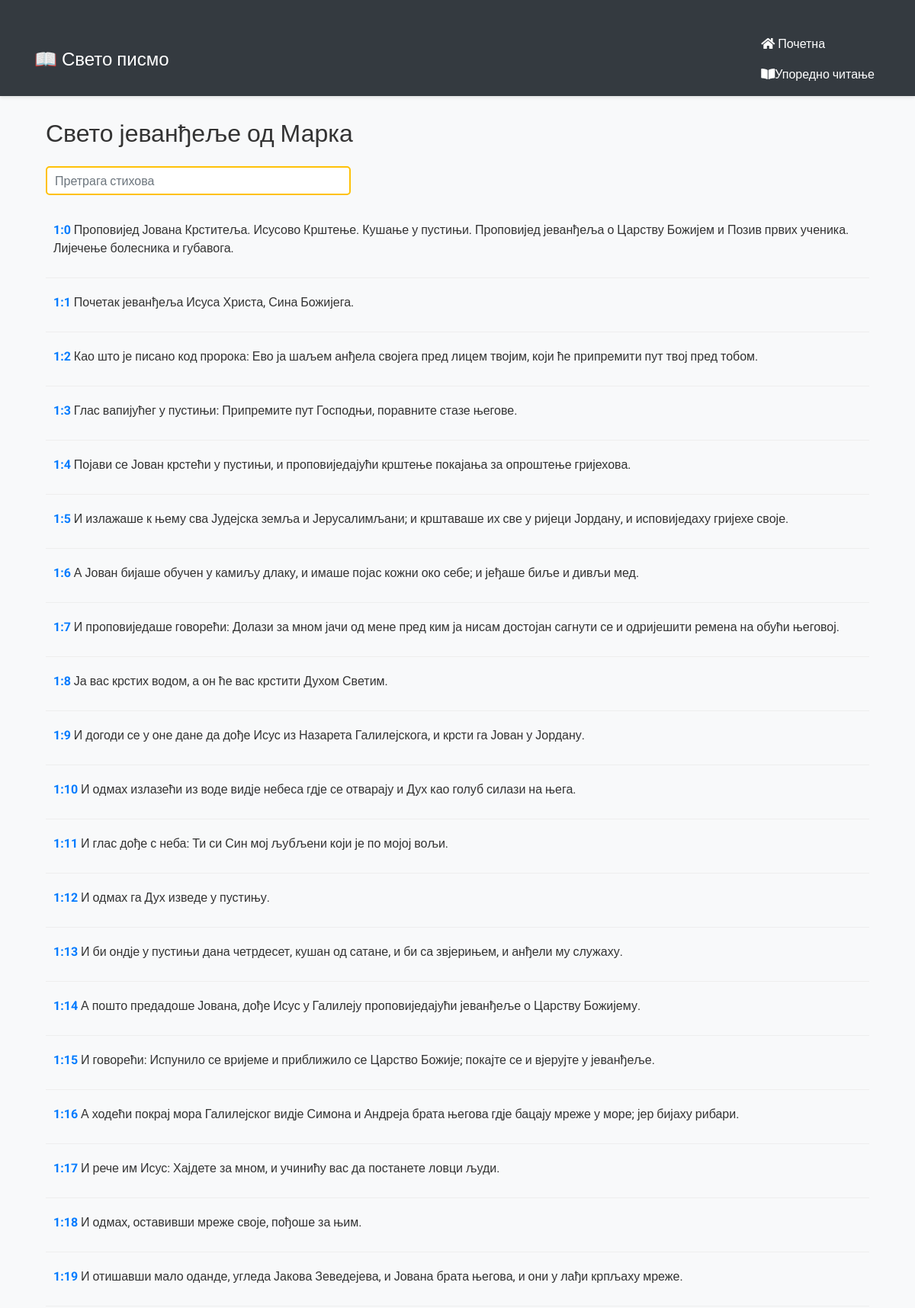
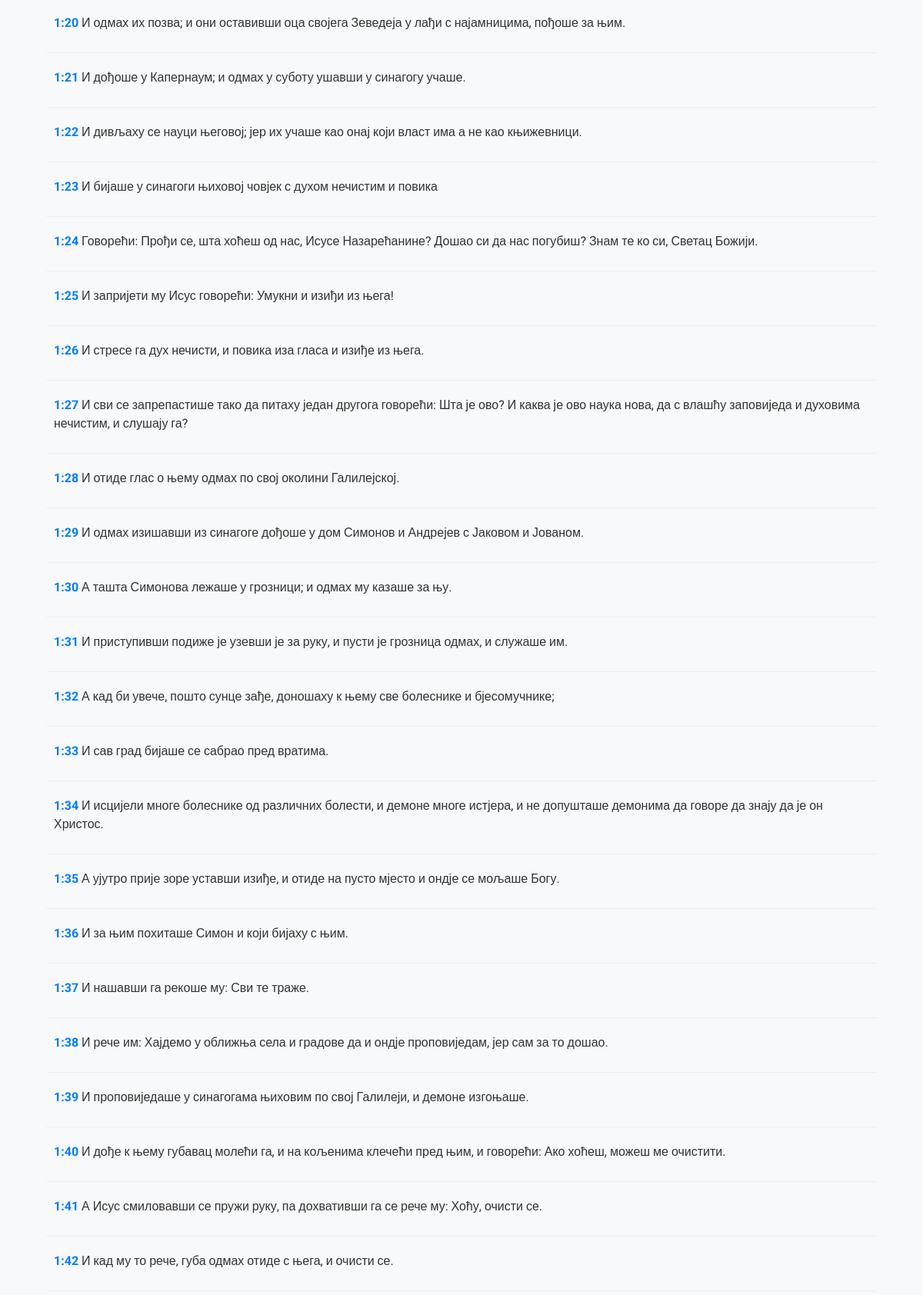
Page /books/51/ (upper part) on the committed database (2 pictures, top to bottom).
### verse_fetcher/models.py (models this page shows, shortened)
class Books(models.Model):
    id = models.AutoField(primary_key=True)  # Explicit primary key
    acronym = models.TextField()
    title = models.TextField()
    class Meta:
        managed = False  # Keep this if you don't want Django to manage the table
        db_table = 'books'

class Verses(models.Model):
    id = models.AutoField(primary_key=True)  # Explicit primary key
    book = models.ForeignKey(Books, on_delete=models.CASCADE)  # Fix on_delete behavior
    chapter = models.IntegerField()
    verse_number = models.IntegerField()
    verse = models.TextField(blank=True, null=True)
    class Meta:
        managed = False  # Keep this if you don't want Django to manage the table
        db_table = 'verses'
        ordering = ['chapter', 'verse_number']

### web_page/views.py (the view)
# urls.py: path('books/<int:book_id>/', views.show_book, name='show_book'),
def show_book(request, book_id):
    book = Books.objects.get(id=book_id)
    verses = Verses.objects.filter(book=book)
    return render(request, "web_page/book.html", {
        "book": book,
        "verses": verses
    })

### web_page/templates/web_page/book.html (shortened to what this page needs)
{% extends "web_page/layout.html" %}
{% block body %}
<div class="container">
    <h2 class="my-4">{{ book.title }}</h2>
    <div class="search-container my-4">
    <input type="text" id="searchBar" placeholder="Претрага стихова" class="form-control">
</div>
    {% for verse in verses %}
    <div class="verse">
        <p>
            <strong class="chapter-verse">{{ verse.chapter }}:{{ verse.verse_number }}</strong>
            <span class="verse-text">{{ verse.verse }}</span>
        </p>
    </div>
    {% endfor %}
</div>
{% endblock %}

### web_page/templates/web_page/layout.html (style rules this page uses)
body { font-family: 'Roboto', sans-serif; background-color: #f8f9fa; color: #333; }
.container { margin-top: 30px; }
.search-container { flex: 1; }
.search-container input { padding: 10px; border: 2px solid #ffc107; border-radius: 5px; font-size: 16px; width: 100%; max-width: 400px; background-color: #fff; color: #333; transition: border-color 0.3s ease; }
.verse { margin-bottom: 10px; padding: 10px; border-bottom: 1px solid #eee; }
.verse strong { color: #007bff; }

### rows in the picture
Books: title "Свето јеванђеље од Марка"
Verses: chapter "1", verse_number "0", verse "Проповијед Јована Крститеља. Исусово Крштење. Кушање у пустињи. Проповијед јеванђеља о Царству Божијем и Позив првих ученика. Лијечење болесника и губавога."
Verses: chapter "1", verse_number "1", verse "Почетак јеванђеља Исуса Христа, Сина Божијега."
Verses: chapter "1", verse_number "2", verse "Као што је писано код пророка: Ево ја шаљем анђела својега пред лицем твојим, који ће припремити пут твој пред тобом."
Verses: chapter "1", verse_number "3", verse "Глас вапијућег у пустињи: Припремите пут Господњи, поравните стазе његове."
Verses: chapter "1", verse_number "4", verse "Појави се Јован крстећи у пустињи, и проповиједајући крштење покајања за опроштење гријехова."
Verses: chapter "1", verse_number "5", verse "И излажаше к њему сва Јудејска земља и Јерусалимљани; и крштаваше их све у ријеци Јордану, и исповиједаху гријехе своје."
Verses: chapter "1", verse_number "6", verse "А Јован бијаше обучен у камиљу длаку, и имаше појас кожни око себе; и јеђаше биље и дивљи мед."
Verses: chapter "1", verse_number "7", verse "И проповиједаше говорећи: Долази за мном јачи од мене пред ким ја нисам достојан сагнути се и одријешити ремена на обући његовој."
Verses: chapter "1", verse_number "8", verse "Ја вас крстих водом, а он ће вас крстити Духом Светим."
Verses: chapter "1", verse_number "9", verse "И догоди се у оне дане да дође Исус из Назарета Галилејскога, и крсти га Јован у Јордану."
Verses: chapter "1", verse_number "10", verse "И одмах излазећи из воде видје небеса гдје се отварају и Дух као голуб силази на њега."
Verses: chapter "1", verse_number "11", verse "И глас дође с неба: Ти си Син мој љубљени који је по мојој вољи."
Verses: chapter "1", verse_number "12", verse "И одмах га Дух изведе у пустињу."
Verses: chapter "1", verse_number "13", verse "И би ондје у пустињи дана четрдесет, кушан од сатане, и би са звјерињем, и анђели му служаху."
Verses: chapter "1", verse_number "14", verse "А пошто предадоше Јована, дође Исус у Галилеју проповиједајући јеванђеље о Царству Божијему."
Verses: chapter "1", verse_number "15", verse "И говорећи: Испунило се вријеме и приближило се Царство Божије; покајте се и вјерујте у јеванђеље."
Verses: chapter "1", verse_number "16", verse "А ходећи покрај мора Галилејског видје Симона и Андреја брата његова гдје бацају мреже у море; јер бијаху рибари."
Verses: chapter "1", verse_number "17", verse "И рече им Исус: Хајдете за мном, и учинићу вас да постанете ловци људи."
Verses: chapter "1", verse_number "18", verse "И одмах, оставивши мреже своје, пођоше за њим."
Verses: chapter "1", verse_number "19", verse "И отишавши мало оданде, угледа Јакова Зеведејева, и Јована брата његова, и они у лађи крпљаху мреже."
Verses: chapter "1", verse_number "20", verse "И одмах их позва; и они оставивши оца својега Зеведеја у лађи с најамницима, пођоше за њим."
Verses: chapter "1", verse_number "21", verse "И дођоше у Капернаум; и одмах у суботу ушавши у синагогу учаше."
Verses: chapter "1", verse_number "22", verse "И дивљаху се науци његовој; јер их учаше као онај који власт има а не као књижевници."
Verses: chapter "1", verse_number "23", verse "И бијаше у синагоги њиховој човјек с духом нечистим и повика"
Verses: chapter "1", verse_number "24", verse "Говорећи: Прођи се, шта хоћеш од нас, Исусе Назарећанине? Дошао си да нас погубиш? Знам те ко си, Светац Божији."
Verses: chapter "1", verse_number "25", verse "И запријети му Исус говорећи: Умукни и изиђи из њега!"
Verses: chapter "1", verse_number "26", verse "И стресе га дух нечисти, и повика иза гласа и изиђе из њега."
Verses: chapter "1", verse_number "27", verse "И сви се запрепастише тако да питаху један другога говорећи: Шта је ово? И каква је ово наука нова, да с влашћу заповиједа и духовима нечистим, и слушају га?"
Verses: chapter "1", verse_number "28", verse "И отиде глас о њему одмах по свој околини Галилејској."
Verses: chapter "1", verse_number "29", verse "И одмах изишавши из синагоге дођоше у дом Симонов и Андрејев с Јаковом и Јованом."
Verses: chapter "1", verse_number "30", verse "А ташта Симонова лежаше у грозници; и одмах му казаше за њу."
Verses: chapter "1", verse_number "31", verse "И приступивши подиже је узевши је за руку, и пусти је грозница одмах, и служаше им."
Verses: chapter "1", verse_number "32", verse "А кад би увече, пошто сунце зађе, доношаху к њему све болеснике и бјесомучнике;"
Verses: chapter "1", verse_number "33", verse "И сав град бијаше се сабрао пред вратима."
Verses: chapter "1", verse_number "34", verse "И исцијели многе болеснике од различних болести, и демоне многе истјера, и не допушташе демонима да говоре да знају да је он Христос."
Verses: chapter "1", verse_number "35", verse "А ујутро прије зоре уставши изиђе, и отиде на пусто мјесто и ондје се мољаше Богу."
Verses: chapter "1", verse_number "36", verse "И за њим похиташе Симон и који бијаху с њим."
Verses: chapter "1", verse_number "37", verse "И нашавши га рекоше му: Сви те траже."
Verses: chapter "1", verse_number "38", verse "И рече им: Хајдемо у оближња села и градове да и ондје проповиједам, јер сам за то дошао."
Verses: chapter "1", verse_number "39", verse "И проповиједаше у синагогама њиховим по свој Галилеји, и демоне изгоњаше."
Verses: chapter "1", verse_number "40", verse "И дође к њему губавац молећи га, и на кољенима клечећи пред њим, и говорећи: Ако хоћеш, можеш ме очистити."
Verses: chapter "1", verse_number "41", verse "А Исус смиловавши се пружи руку, па дохвативши га се рече му: Хоћу, очисти се."
Verses: chapter "1", verse_number "42", verse "И кад му то рече, губа одмах отиде с њега, и очисти се."
